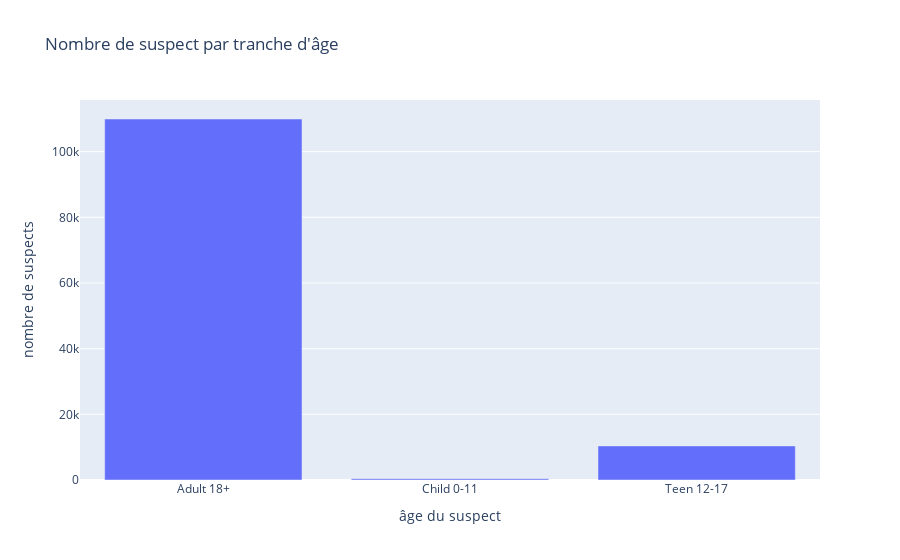

The notebook cell this image was saved under:
### Markdown cell above
On obtient ici un dataframe permettant d'obtenir l'âge, le genre, le status et l'arme de tous les participants aux incidents caractérisés comme 'Subject-Suspect' afin de pouvoir faire des statistiques descriptives. La colonne 'id' corresponds à l'index de l'incident concerné dans la base updated_base. La colonne 'relation' correspond à la relation du suspect à la victime, ou la circonstance de l'incident.

### Code cell
#il reste environ 10 erreurs de label concernant l'âge, on se permet donc d'ignorer le problème en faisant sur une base filtrée n'ayant que les bonnes catégories
groupes=['Adult 18+', 'Teen 12-17','Child 0-11']
filtered_suspects_age=df_suspects[df_suspects['age_group_sus'].isin(groupes)]

fig5 = px.bar(filtered_suspects_age, x=sorted(pd.unique(filtered_suspects_age['age_group_sus'])), y=filtered_suspects_age.groupby('age_group_sus').count()['id'],
              labels={"x":"âge du suspect", "y":"nombre de suspects"},
              title="Nombre de suspect par tranche d'âge")

fig5

### Figure 1 — Plotly figure (JSON) as saved in the notebook; plotly's stock layout.template omitted (floating-point values rounded to 4 significant figures)
{"data": [{"alignmentgroup": "True", "hovertemplate": "âge du suspect=%{x}<br>nombre de suspects=%{y}<extra></extra>", "legendgroup": "", "marker": {"color": "#636efa", "pattern": {"shape": ""}}, "name": "", "offsetgroup": "", "orientation": "v", "showlegend": false, "textposition": "auto", "type": "bar", "x": ["Adult 18+", "Child 0-11", "Teen 12-17"], "xaxis": "x", "y": [109943, 398, 10382], "yaxis": "y"}], "layout": {"barmode": "relative", "legend": {"tracegroupgap": 0}, "title": {"text": "Nombre de suspect par tranche d'âge"}, "xaxis": {"anchor": "y", "domain": [0, 1], "title": {"text": "âge du suspect"}}, "yaxis": {"anchor": "x", "domain": [0, 1], "title": {"text": "nombre de suspects"}}}}
